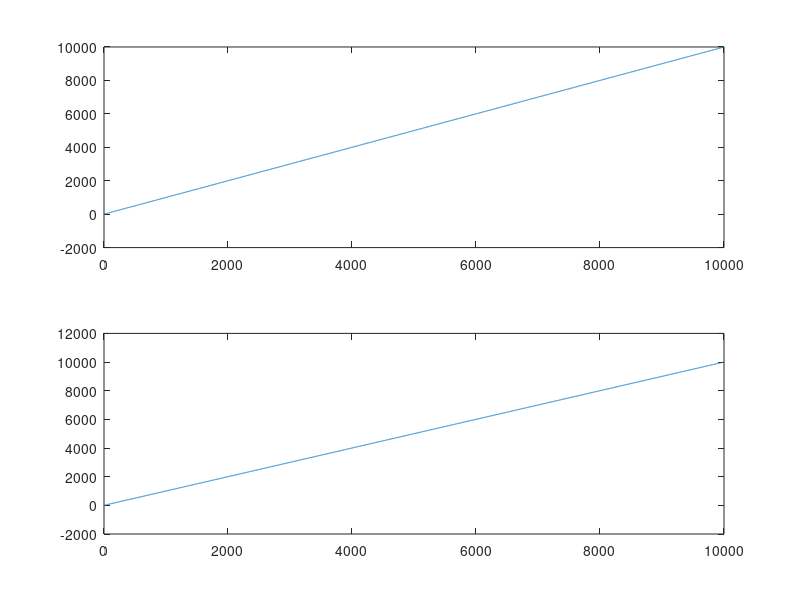

Here is the MATLAB script that generated this plot:
N=10000;
t=1:N;
measurements = (t)  + 10*randn(1,N); % Angulo entregado por el accel
measurements = measurements';
N = length(measurements);

dt = .01; % Tiempo entre las mediciones
 
u = 0;

x = [0 ; 0]; % Estado inicial (alfa, bias -> valor del giroscopio en estado estacionario)
P = [1000 0 ; 0 1000]; % Incertidumbre inicial (aca no se cual seria)
B = [1 ; 0];
F = [1 -dt ; 0 1]; % Funcion del proximo estado
H = [1 0]; % Funcion de measurement

% Valor de la varianza falta para R
R = [.0001]; % Incertidumbre de la measurement
%

I = [1 0 ; 0 1]; % Matriz identidad
for i=1:N
    % Measurement Update
    Z = measurements(i,:);
    Y = Z - H*x;
    S = H*P*H' + R;
    K = P*H'*(inv(S));
    x = x + (K*Y);
    P = (I - (K*H))*P;
    b(i)=x(1);                          % ACA TENGO QUE TOMAR
    % Prediction
    x = (F*x + B*u);
    a(i)=x(1);                          % ACA NO!!! SERIA LA PROXIMA ESTA
    P = F*P*F';
    
end
subplot(211);
plot(b);
subplot(212);
plot(a);